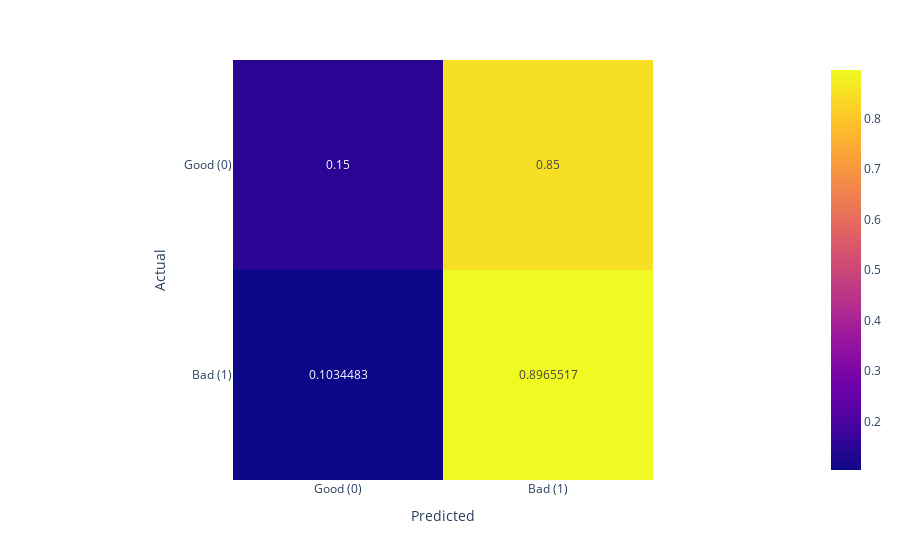
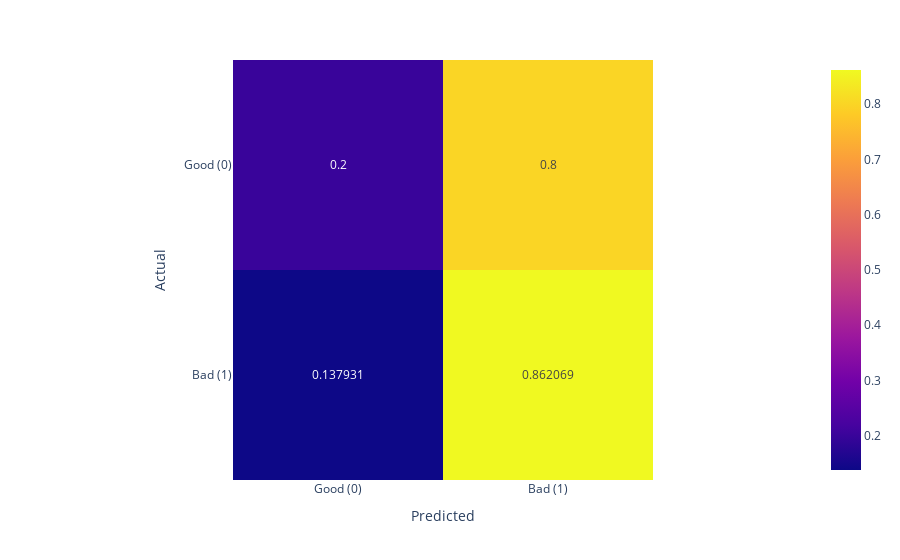
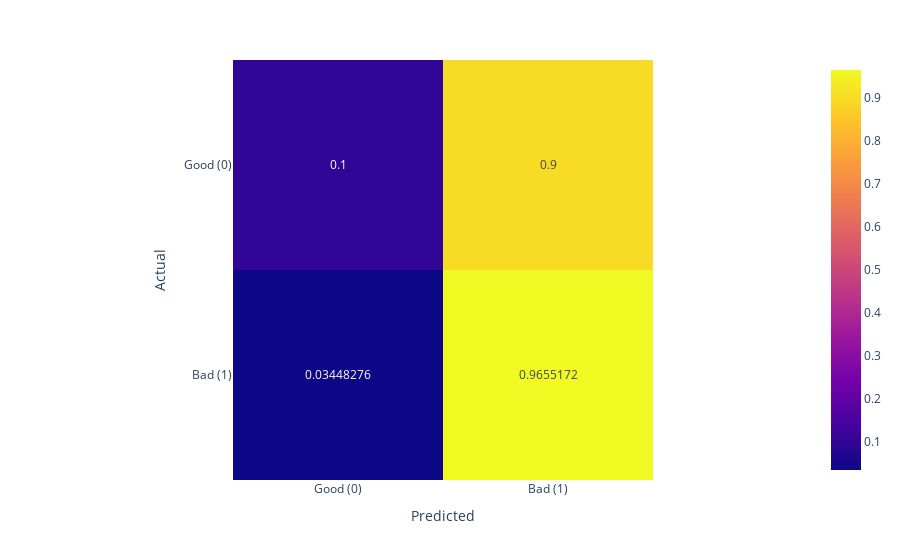
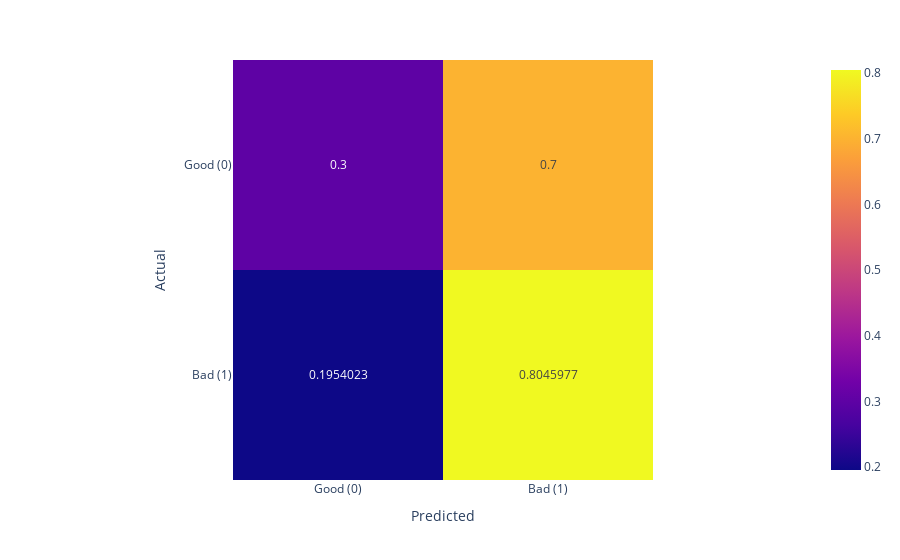

Source (notebook cell) for these figures, in order:
### Code cell
import numpy as np

from cci.metrics import confusion_matrix

# BUG: Fixed now but..
test_len = 107  # length of test set
for tp, fp, fn, tn in test_df.select(["TP", "FP", "FN", "TN"]).rows():
    tp = test_len - fp - fn - tn
    cm = np.array([[tp, fp], [fn, tn]]).astype("float")
    normalized_cm = cm / cm.sum(axis=1)[:, np.newaxis]
    fig = px.imshow(
        normalized_cm,
        labels=dict(x="Predicted", y="Actual"),
        x=["Good (0)", "Bad (1)"],
        y=["Good (0)", "Bad (1)"],
        text_auto=True,
    )
    fig.show()

### Figure 1 — Plotly figure (JSON) as saved in the notebook; plotly's stock layout.template omitted (floating-point values rounded to 4 significant figures)
{"data": [{"coloraxis": "coloraxis", "hovertemplate": "Predicted: %{x}<br>Actual: %{y}<br>color: %{z}<extra></extra>", "name": "0", "texttemplate": "%{z}", "type": "heatmap", "x": ["Good (0)", "Bad (1)"], "xaxis": "x", "y": ["Good (0)", "Bad (1)"], "yaxis": "y", "z": [[0.15, 0.85], [0.1034, 0.8966]]}], "layout": {"coloraxis": {"colorscale": [[0, "#0d0887"], [0.1111, "#46039f"], [0.2222, "#7201a8"], [0.3333, "#9c179e"], [0.4444, "#bd3786"], [0.5556, "#d8576b"], [0.6667, "#ed7953"], [0.7778, "#fb9f3a"], [0.8889, "#fdca26"], [1, "#f0f921"]]}, "margin": {"t": 60}, "xaxis": {"anchor": "y", "constrain": "domain", "domain": [0, 1], "scaleanchor": "y", "title": {"text": "Predicted"}}, "yaxis": {"anchor": "x", "autorange": "reversed", "constrain": "domain", "domain": [0, 1], "title": {"text": "Actual"}}}}

### Figure 2 — Plotly figure (JSON) as saved in the notebook; plotly's stock layout.template omitted (floating-point values rounded to 4 significant figures)
{"data": [{"coloraxis": "coloraxis", "hovertemplate": "Predicted: %{x}<br>Actual: %{y}<br>color: %{z}<extra></extra>", "name": "0", "texttemplate": "%{z}", "type": "heatmap", "x": ["Good (0)", "Bad (1)"], "xaxis": "x", "y": ["Good (0)", "Bad (1)"], "yaxis": "y", "z": [[0.2, 0.8], [0.1379, 0.8621]]}], "layout": {"coloraxis": {"colorscale": [[0, "#0d0887"], [0.1111, "#46039f"], [0.2222, "#7201a8"], [0.3333, "#9c179e"], [0.4444, "#bd3786"], [0.5556, "#d8576b"], [0.6667, "#ed7953"], [0.7778, "#fb9f3a"], [0.8889, "#fdca26"], [1, "#f0f921"]]}, "margin": {"t": 60}, "xaxis": {"anchor": "y", "constrain": "domain", "domain": [0, 1], "scaleanchor": "y", "title": {"text": "Predicted"}}, "yaxis": {"anchor": "x", "autorange": "reversed", "constrain": "domain", "domain": [0, 1], "title": {"text": "Actual"}}}}

### Figure 3 — Plotly figure (JSON) as saved in the notebook; plotly's stock layout.template omitted (floating-point values rounded to 4 significant figures)
{"data": [{"coloraxis": "coloraxis", "hovertemplate": "Predicted: %{x}<br>Actual: %{y}<br>color: %{z}<extra></extra>", "name": "0", "texttemplate": "%{z}", "type": "heatmap", "x": ["Good (0)", "Bad (1)"], "xaxis": "x", "y": ["Good (0)", "Bad (1)"], "yaxis": "y", "z": [[0.1, 0.9], [0.03448, 0.9655]]}], "layout": {"coloraxis": {"colorscale": [[0, "#0d0887"], [0.1111, "#46039f"], [0.2222, "#7201a8"], [0.3333, "#9c179e"], [0.4444, "#bd3786"], [0.5556, "#d8576b"], [0.6667, "#ed7953"], [0.7778, "#fb9f3a"], [0.8889, "#fdca26"], [1, "#f0f921"]]}, "margin": {"t": 60}, "xaxis": {"anchor": "y", "constrain": "domain", "domain": [0, 1], "scaleanchor": "y", "title": {"text": "Predicted"}}, "yaxis": {"anchor": "x", "autorange": "reversed", "constrain": "domain", "domain": [0, 1], "title": {"text": "Actual"}}}}

### Figure 4 — Plotly figure (JSON) as saved in the notebook; plotly's stock layout.template omitted (floating-point values rounded to 4 significant figures)
{"data": [{"coloraxis": "coloraxis", "hovertemplate": "Predicted: %{x}<br>Actual: %{y}<br>color: %{z}<extra></extra>", "name": "0", "texttemplate": "%{z}", "type": "heatmap", "x": ["Good (0)", "Bad (1)"], "xaxis": "x", "y": ["Good (0)", "Bad (1)"], "yaxis": "y", "z": [[0.3, 0.7], [0.1954, 0.8046]]}], "layout": {"coloraxis": {"colorscale": [[0, "#0d0887"], [0.1111, "#46039f"], [0.2222, "#7201a8"], [0.3333, "#9c179e"], [0.4444, "#bd3786"], [0.5556, "#d8576b"], [0.6667, "#ed7953"], [0.7778, "#fb9f3a"], [0.8889, "#fdca26"], [1, "#f0f921"]]}, "margin": {"t": 60}, "xaxis": {"anchor": "y", "constrain": "domain", "domain": [0, 1], "scaleanchor": "y", "title": {"text": "Predicted"}}, "yaxis": {"anchor": "x", "autorange": "reversed", "constrain": "domain", "domain": [0, 1], "title": {"text": "Actual"}}}}
